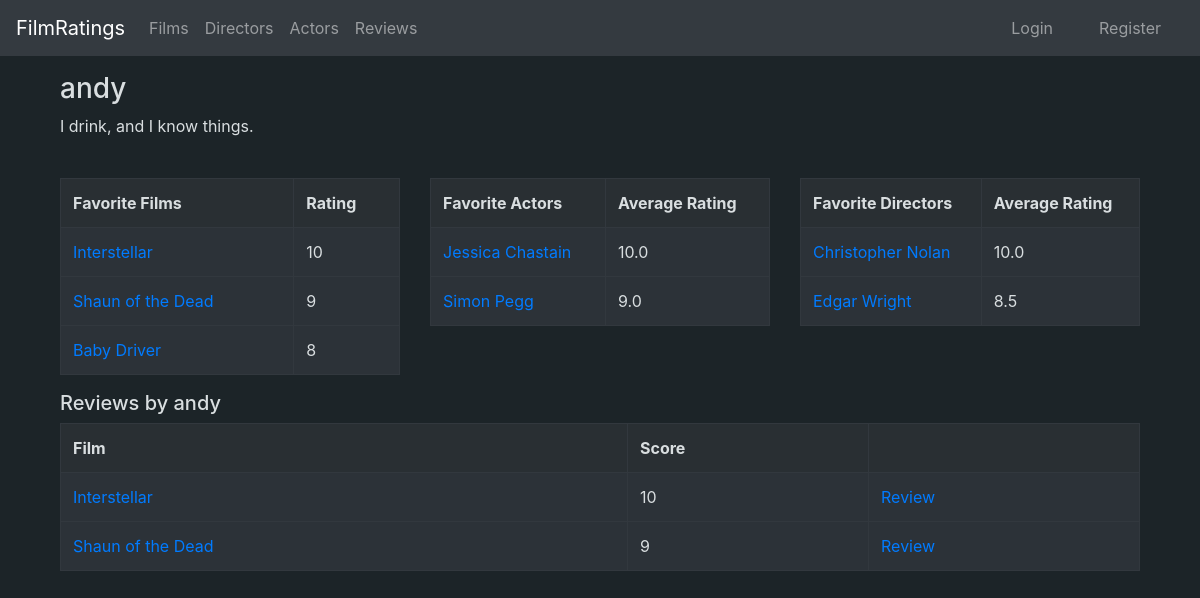
Page /user/4 on the committed database.
### application/auth/models.py (models this page shows, shortened)
class User(Base):
    __tablename__ = "account"
    name= db.Column(db.String(144), nullable=False)
    username = db.Column(db.String(144), nullable=False)
    password = db.Column(db.String(144), nullable=False)
    urole = db.Column(db.String(80), nullable = False)
    bio = db.Column(db.String(1200), nullable = True)
    ratings = db.relationship("Rating", cascade="all, delete-orphan")
    @staticmethod
    def favorite_films(id):
        stmt = text("SELECT Film.name, Film.id, Rating.score AS avg FROM Rating, Film, Account"
        " WHERE Film.id = Rating.film_id AND Rating.user_id = Account.id AND Account.id = :id ORDER BY avg DESC LIMIT 5").params(id = id)
        res = db.engine.execute(stmt)
        favorite = []
        for row in res:
            favorite.append([row[0], row[1], row[2]])
        return favorite
    @staticmethod
    def favorite_actors(id):
        stmt = text("SELECT Actor.name, Actor.id, AVG(Rating.score) AS avg FROM Actor, Rating, Film_actor, Film, Account"
        " WHERE Film_actor.actor_id = Actor.id AND film_actor.film_id = Film.id "
        " AND Film.id = Rating.film_id AND Rating.user_id = Account.id AND Account.id = :id "
        " GROUP BY Actor.id ORDER BY avg DESC LIMIT 5").params(id = id)
        res = db.engine.execute(stmt)
        favorite = []
        for row in res:
            favorite.append([row.name, row.id, round(row.avg, 2)])
        return favorite
    @staticmethod
    def favorite_directors(id):
        stmt = text("SELECT Director.name, Director.id, AVG(Rating.score) AS avg FROM Director, Rating, Film, Account "
        "WHERE Director.id = Film.director_id AND Film.id = Rating.film_id AND Rating.user_id = Account.id AND Account.id = :id "
        "GROUP BY Director.name, Director.id ORDER BY avg DESC LIMIT 5").params(id = id)
        res = db.engine.execute(stmt)
        favorite = []
        for row in res:
            favorite.append([row[0], row[1], round(row[2], 2)])
        return favorite
    @staticmethod
    def user_reviews(id):
        stmt = text("SELECT Film.name, Film.id, Account.username, Account.id, rating.score, rating.review FROM Rating, Account, Film"
        " WHERE length(Rating.review) > 0 AND Rating.user_id = Account.id AND Rating.film_id = Film.id AND Account.id = :id ORDER BY Rating.date_modified DESC").params(id=id)
        res = db.engine.execute(stmt)
        reviews = []
        for row in res:
            reviews.append([row[0], row[1], row[2], row[3], row[4], row[5]])
        return reviews

### application/ratings/models.py (models this page shows, shortened)
class Rating(db.Model):
    user_id = db.Column(db.Integer, db.ForeignKey('account.id'), nullable=False, primary_key=True)
    film_id = db.Column(db.Integer, db.ForeignKey('film.id'), nullable=False, primary_key=True)
    date_created = db.Column(db.DateTime, default=db.func.current_timestamp())
    date_modified = db.Column(db.DateTime, default=db.func.current_timestamp(),
        onupdate=db.func.current_timestamp())
    score = db.Column(db.Integer, nullable=False)
    title = db.Column(db.String(100), nullable=True)
    review = db.Column(db.String(10000), nullable=True)

### application/films/models.py (models this page shows, shortened)
class Film(Base):
    name = db.Column(db.String(400), nullable=False)
    description = db.Column(db.String(1200), nullable=True)
    year = db.Column(db.Integer, nullable=True)
    director_id = db.Column(db.Integer, db.ForeignKey('director.id'), nullable = True)
    poster = db.Column(db.String(400), nullable=True)
    actors = db.relationship("FilmActor", cascade="all, delete-orphan")
    ratings = db.relationship("Rating", cascade="all, delete-orphan")

### application/actors/models.py (models this page shows, shortened)
class Actor(Base):
    name = db.Column(db.String(400), nullable=False)
    nationality = db.Column(db.String(400), nullable = True)
    age = db.Column(db.String(3), nullable = True)
    bio = db.Column(db.String(1200), nullable = True)
    films = db.relationship("FilmActor", cascade="all, delete-orphan")

### application/directors/models.py (models this page shows, shortened)
class Director(Base):
    name = db.Column(db.String(400), nullable=False)
    nationality = db.Column(db.String(400), nullable = True)
    age = db.Column(db.String(3), nullable = True)
    bio = db.Column(db.String(1200), nullable = True)
    films = db.relationship("Film", backref='account', lazy=True)

### application/user/views.py (the view)
@app.route("/user/<user_id>", methods=["GET"])
def user_profile(user_id):
    user = User.query.get(user_id)
    name = user.username
    bio = user.bio
    favorite_films = User.favorite_films(user_id)
    favorite_actors = User.favorite_actors(user_id)
    favorite_directors = User.favorite_directors(user_id)
    reviews = User.user_reviews(user_id)
    return render_template("user/profile.html", name = name, bio=bio, favorite_films = favorite_films, favorite_actors = favorite_actors, favorite_directors = favorite_directors, reviews = reviews)

### application/templates/user/profile.html
{% extends "layout.html" %}
{% block body %}
<div class="container">
    <h3>
        {{name}}
    </h3>
    {% if bio != None %}
        <div class="row">
                <div class="col-sm">
                    <p>{{bio}}</p>
                </div>
        </div>
    {% endif %}
    <br/>
    <div class="row">
        {% if favorite_films.__len__() > 0 %}
            <div class="col-sm">
                <table class="table table-bordered table-dark">
                    <tr style="background-color:#292F33;color:#d9dee0">
                        <th>Favorite Films</th>
                        <th>Rating</th>
                    </tr>
                    {% for film in favorite_films %}
                    <tr style="background-color:#2c3238; color:#d9dee0">
                        <td><a href="{{url_for('films_show', film_id=film[1])}}">{{film[0]}}</a></td>
                        <td>{{film[2]}}</td>
                    </tr>
                    {% endfor %}
                </table>
            </div>
        {% endif %}
        {% if favorite_actors.__len__() > 0 %}
            <div class="col-sm">
                <table class="table table-bordered table-dark">
                    <tr style="background-color:#292F33; color:#d9dee0">
                        <th>Favorite Actors</th>
                        <th>Average Rating</th>
                    </tr>
                    {% for actor in favorite_actors %}
                    <tr style="background-color:#2c3238; color:#d9dee0">
                        <td><a href="{{url_for('actors_show', actor_id=actor[1])}}">{{actor[0]}}</a></td>
                        <td>{{actor[2]}}</td>
                    </tr>
                    {% endfor %}
                </table>
            </div>
        {% endif %}
        {% if favorite_directors.__len__() > 0 %}
        <div class="col-sm">
            <table class="table table-bordered table-dark">
                <tr style="background-color:#292F33; color:#d9dee0">
                    <th>Favorite Directors</th>
                    <th>Average Rating</th>
                </tr>
                {% for director in favorite_directors %}
                <tr style="background-color:#2c3238; color:#d9dee0">
                    <td><a href="{{url_for('directors_show', director_id=director[1])}}">{{director[0]}}</a></td>
                    <td>{{director[2]}}</td>
                </tr>
                {% endfor %}
            </table>
        </div>
    {% endif %}
    </div>
    {% if reviews.__len__() > 0 %}
    <div class="row">
        <div class="col-lg">
            <h5>Reviews by {{name}}</h5>
            <table class="table table-bordered table-dark">
                <tr style="background-color:#292F33; color:#d9dee0">
                    <th>Film</th>
                    <th>Score</th>
                    <th></th>
                </tr>
                {% for review in reviews %}
                    <tr style="background-color:#2c3238; color:#d9dee0">
                        <td><a href="{{url_for('films_show', film_id=review[1])}}">{{review[0]}}</a></td>
                        <td>{{review[4]}}</td>
                        <td><a href="{{url_for('ratings_show', film_id=review[1], user_id = review[3])}}">Review</a></td>
                    </tr>
                {% endfor %}
            </table>
        </div>
    </div>
    {% endif %}
</div>
{% endblock %}

### rows in the picture
User: username "andy", bio "I drink, and I know things."
Rating: name "Interstellar", score "10"
Rating: name "Shaun of the Dead", score "9"
Rating: name "Baby Driver", score "8"
Actor: name "Jessica Chastain", actor "10.0"
Actor: name "Simon Pegg", actor "9.0"
Director: name "Christopher Nolan", director "10.0"
Director: name "Edgar Wright", director "8.5"
